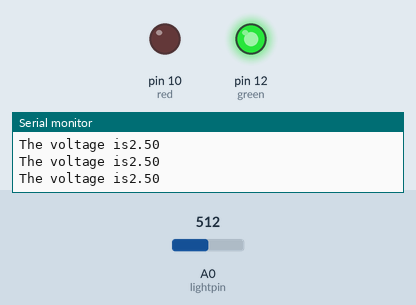
A sketch run on a simulated Arduino Uno, built with avr-gcc and run on an emulated ATmega328P. On the bench: output pins drawn as LEDs (lit = HIGH), the last lines printed to the serial monitor. Inputs (shaded band) come from the test bench; at power-on: A0 (lightpin) = 512.

Above: at 1.3 s.
1.4 s: A0 (lightpin) set to 208
2.9 s: A0 (lightpin) set to 187
At 3.8 s:
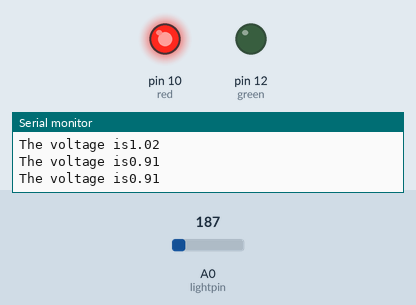
4.5 s: A0 (lightpin) set to 210
At 5.0 s:
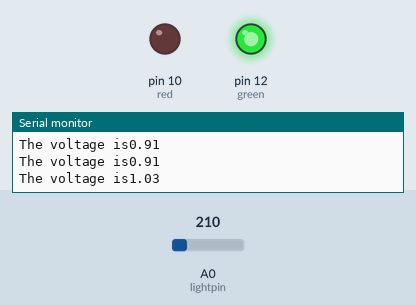
6.0 s: A0 (lightpin) set to 190
At 7.4 s:
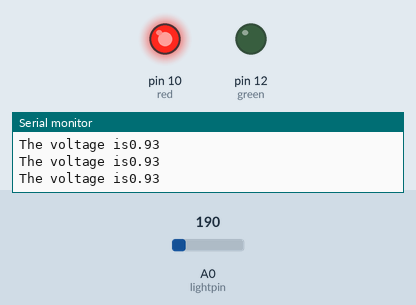
Timing chart, 0 to 8.5 s (numbered marks = the images above; inputs shaded):
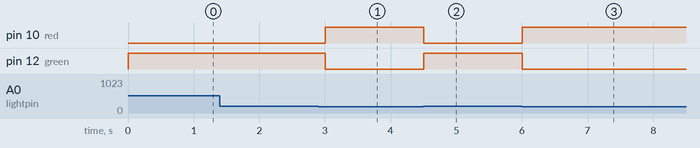

The sketch:

light_sensor.ino
```cpp
int lightpin=A0;
int red=10;
int green=12;
int value;
float actual;
void setup() {
Serial.begin(9600);
pinMode(lightpin,INPUT);
pinMode(red,OUTPUT);
pinMode(green,OUTPUT);
}
void loop() {
  Serial.print("The voltage is");
 value=analogRead(lightpin);
 actual=(5./1023.)*value;
  Serial.println(actual);
 if(value>=200)
 {
  digitalWrite(green,1);
  digitalWrite(red,0);
 }
 else
 {
  digitalWrite(red,1);
  digitalWrite(green,0);
 }
 delay(500);
}
```

Measured:
- the behaviour switches between 200 and 199 on A0 (lightpin) (found by bisection; images 0 and 1)
- after the input at 2.9 s, pin 10 (red): LOW → HIGH after 0.10 s; pin 12 (green): HIGH → LOW after 0.10 s
- after the input at 4.5 s, pin 10 (red): HIGH → LOW at once; pin 12 (green): LOW → HIGH at once
- after the input at 6.0 s, pin 10 (red): LOW → HIGH at once; pin 12 (green): HIGH → LOW at once
